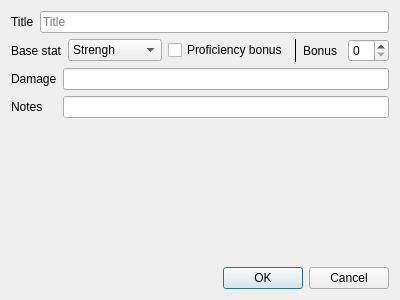
<?xml version="1.0" encoding="UTF-8"?>
<ui version="4.0">
 <class>AttackDialog</class>
 <widget class="QDialog" name="AttackDialog">
  <property name="geometry">
   <rect>
    <x>0</x>
    <y>0</y>
    <width>400</width>
    <height>300</height>
   </rect>
  </property>
  <property name="windowTitle">
   <string>AttackDialog</string>
  </property>
  <layout class="QVBoxLayout" name="verticalLayout">
   <item>
    <layout class="QHBoxLayout" name="horizontalLayout">
     <item>
      <widget class="QLabel" name="label">
       <property name="text">
        <string>Title</string>
       </property>
      </widget>
     </item>
     <item>
      <widget class="QLineEdit" name="titleEdit">
       <property name="placeholderText">
        <string>Title</string>
       </property>
      </widget>
     </item>
    </layout>
   </item>
   <item>
    <layout class="QHBoxLayout" name="horizontalLayout_2">
     <item>
      <widget class="QLabel" name="label_2">
       <property name="text">
        <string>Base stat</string>
       </property>
      </widget>
     </item>
     <item>
      <widget class="QComboBox" name="statComboBox">
       <item>
        <property name="text">
         <string>Strengh</string>
        </property>
       </item>
       <item>
        <property name="text">
         <string>Dexterity</string>
        </property>
       </item>
       <item>
        <property name="text">
         <string>Constitution</string>
        </property>
       </item>
       <item>
        <property name="text">
         <string>Intelligence</string>
        </property>
       </item>
       <item>
        <property name="text">
         <string>Wisdom</string>
        </property>
       </item>
       <item>
        <property name="text">
         <string>Charisma</string>
        </property>
       </item>
      </widget>
     </item>
     <item>
      <widget class="QCheckBox" name="profCheckBox">
       <property name="text">
        <string>Proficiency bonus</string>
       </property>
      </widget>
     </item>
     <item>
      <widget class="Line" name="line">
       <property name="frameShadow">
        <enum>QFrame::Plain</enum>
       </property>
       <property name="orientation">
        <enum>Qt::Vertical</enum>
       </property>
      </widget>
     </item>
     <item>
      <widget class="QLabel" name="label_3">
       <property name="text">
        <string>Bonus</string>
       </property>
      </widget>
     </item>
     <item>
      <widget class="QSpinBox" name="bonusSpinBox"/>
     </item>
    </layout>
   </item>
   <item>
    <layout class="QFormLayout" name="formLayout">
     <item row="0" column="0">
      <widget class="QLabel" name="label_4">
       <property name="text">
        <string>Damage</string>
       </property>
      </widget>
     </item>
     <item row="0" column="1">
      <widget class="QLineEdit" name="damageEdit"/>
     </item>
     <item row="1" column="0">
      <widget class="QLabel" name="label_5">
       <property name="text">
        <string>Notes</string>
       </property>
      </widget>
     </item>
     <item row="1" column="1">
      <widget class="QLineEdit" name="notesEdit"/>
     </item>
    </layout>
   </item>
   <item>
    <widget class="QDialogButtonBox" name="buttonBox">
     <property name="standardButtons">
      <set>QDialogButtonBox::Cancel|QDialogButtonBox::Ok</set>
     </property>
    </widget>
   </item>
  </layout>
 </widget>
 <resources>
  <include location="../static/app_resources.qrc"/>
 </resources>
 <connections/>
</ui>
